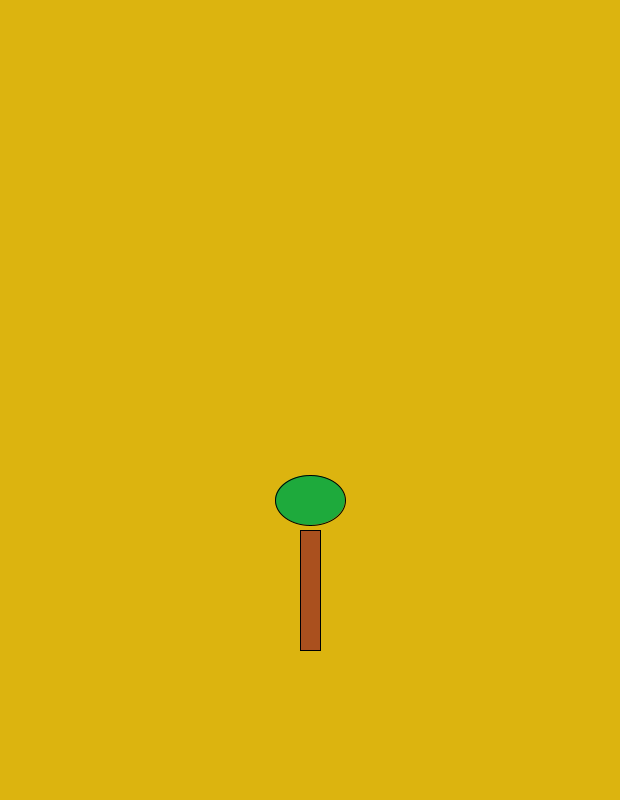
Frame 1 (no input)
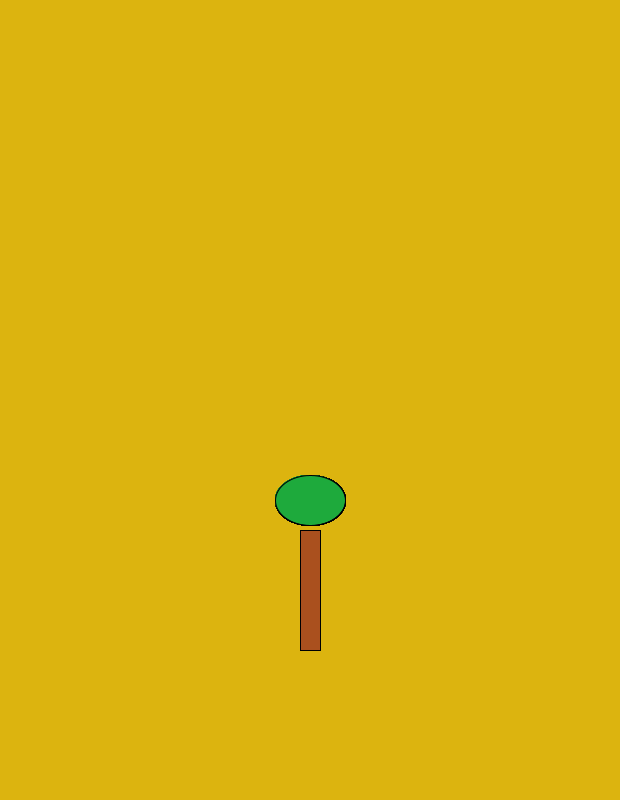
Frame 60 (the mouse pressed at the canvas centre just before this capture)
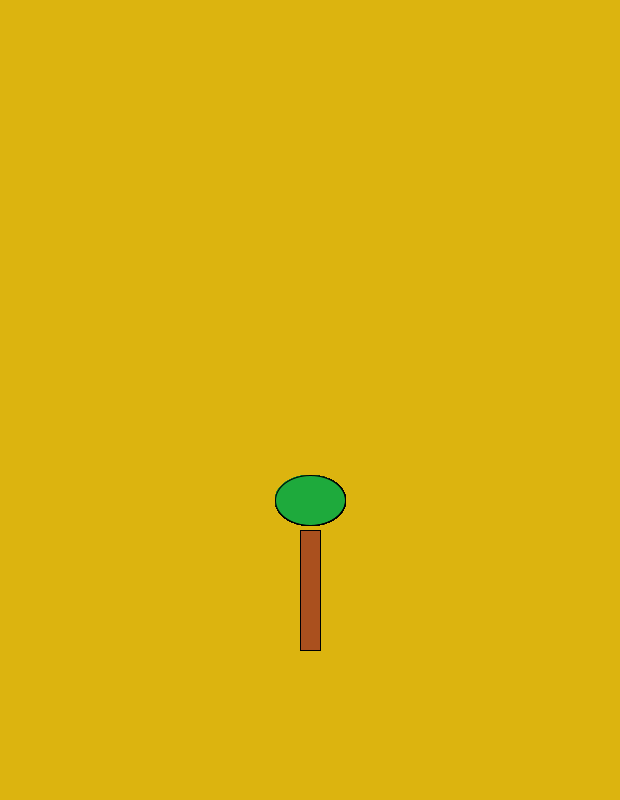
Frame 120 (the mouse held since frame 60 and released just before this capture)

The Processing sketch that drew these frames (run headless with seeded random() and noise(); from frame 60 on, the mouse is pressed at the canvas centre):

// Processing sketch: P3_intro_1
// ── P3_intro_1.pde
/* Processing: Variabler, setup() og draw()
 *
 * Vi tegner en græsplæne med et træ, og lærer det grundlæggende om Processing. 
 * Et program i Processing kaldes en sketch. Start med at "køre" denne sketch 
 * ved at trykke på Run-knappen herover (den med trekanten).
 *
 * En grundlæggende ting er brugen af kommentarer. Det er meget vigtigt. 
 * Alle sketches bør starte med nogle kommentarer om, hvad sketchen skal gøre. 
 * Kommentarer kan stå som her, markeret med stjerner, eller de kan stå efter
 * to skråstreger, //, som forklaring til ting i en linje. Alt hvad der står
 * i en linje efter sådan to skråstreger vil selve programmet springe over, 
 * når det kører.
 */

/* Først i koden plejer man at opskrive - "erklære" - navnene på de forskellige  
 * værdier, programmet skal bruge. De kaldes "variabler" og har hver 
 * en bestemt type og et bestemt navn. Æ, Ø og Å må ikke bruges i navnene.
 */
int tal = 22;  // Variabel af typen int (heltal) med navnet tal og værdien 22. Det hedder en variabel,
               // fordi programmet måske senere vil ændre værdien men samtidig beholde navnet.
               // Variablen tal bruges ikke til noget i programmet her, men er med for at vise, at 
               // variabler både kan være tal og mange andre ting. Programmet kører alligevel. 
               // Bemærk også, at ALLE linjer skal slutte med et ; (semikolon)
 
color stamme = color(170, 80, 30); // Variabel af typen color med navnet stamme. En brun farve.
color blade = color(30, 170, 60);  // Farver på skærmen er sammensat af tre tal: Mængderne af hhv.
color graes = color(220, 180, 15); // rød, grøn og blå (RGB). Tallene skal ligge mellem 0 og 255.
color streg = color(255);          // Hvis der kun er et enkelt tal i parentesen, er der lige meget 
                                   // R, G og B i farven. 255 er hvid, 0 er sort, tal derimellem er grå.

// Opgave 1: Græsset ser vissent ud, dets farve er ikke god. Gør den bedre.

/* Når Processing starter, køres først setup()-funktionen. Den kører een gang.
 * Alle Processing-sketches skal have en setup()-funktion og en draw()-funktion.
 */
void setup() {
  size(620, 800);    // Angiver størrelsen på vinduet, først bredde (x) og så højde (y)
  background(graes); // Angiver farven på baggrunden i vinduet.
}

/* Efter setup() køres draw()-funktionen. Den kører i princippet hele tiden i en løkke,
 * så hurtigt det kan lade sig gøre. Det er her, vi tegner de ting, der vises i vinduet.
 */
void draw() {
  // stroke(streg);             // Angiver, at figurernes kontur skal have farven "streg". 
                                // Linjen herover er "kommenteret ud", altså deaktiveret med //.
  fill(stamme);                 // Angiver at der skal udfyldes med farven "stamme", altså brun.
  rect(300, 530, 20, 120);      // Stammen er en firkant med x- og y-koordinat (øverste venstre   
                                // hjørne) samt bredde og højde (de to sidste tal).
  fill(blade);                  // Angiver at der skal tegnes med farven "blade", altså grøn
  ellipse(310, 500, 70, 50);    // Kronen er en ellipse med x- og y-koordinat (centrum) 
                                // samt bredde og højde.
}
// Opgave 2: Det er ikke noget pænt træ. Prøv at rette på størrelsen af firkant og ellipse, 
//           så det bliver pænere. Hvad skal der til, for at stammen står lige under kronen?

// Opgave 3: Prøv at sætte et rødt æble på træet. Så skal du lave en RØD farve at male det med.

// Opgave 4: Fjern kommentar-stregerne før linjen:  stroke(streg);    
//           Hvad sker der så? 

// Opgave 5: Prøv at indsætte andre tal og farver i streg-variablen øverst. 
//           Kan du give træet rød kontur?
